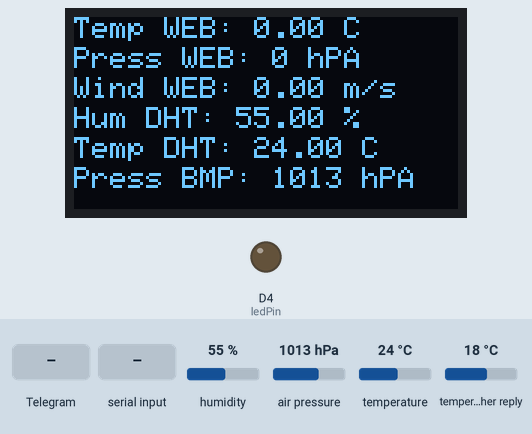
This sketch was run on a simulated ESP8266 (NodeMCU). Shown: 128×64 one-colour display, output pins drawn as LEDs (lit = HIGH). Inputs (shaded band) come from the test bench; at power-on: humidity 55 %, air pressure 1013 hPa, temperature 24 °C, temperature in the weather reply 18 °C. WiFi joins after 1.5 s; servers stay silent unless stated; the local clock reads 2024-03-15 10:24:30 at power-on unless the sketch sets it; web services answer with replies made up by the test bench; what the sketch prints to the serial monitor is not drawn.

Above: at 3.0 s.
3.1 s: Telegram message "/ScreenH" received
At 5.4 s:
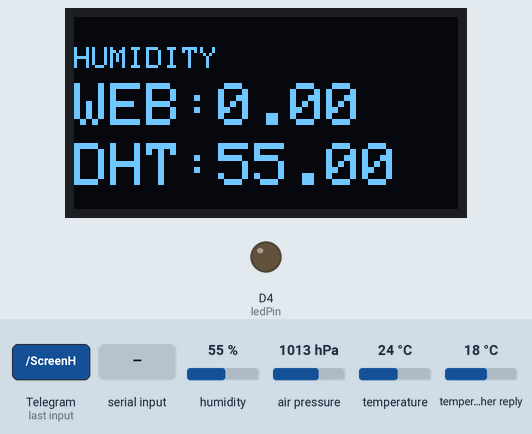
11.7 s: Telegram message "/ScreenT" received
At 13.8 s:
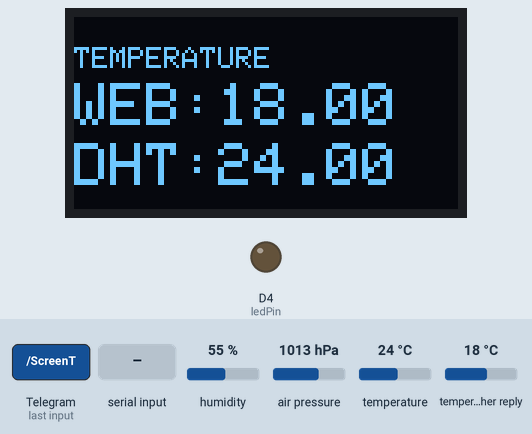
14.1 s: Telegram message "/ScreenP" received
At 16.2 s:
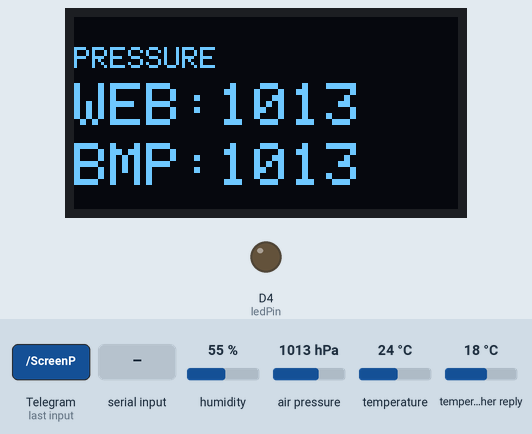
17.3 s: "/start\n" received over the second serial link
At 18.5 s:
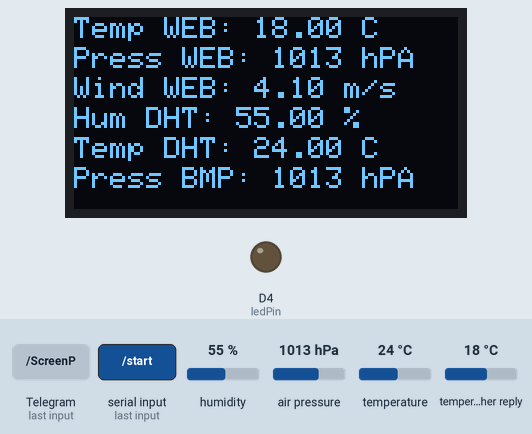
18.8 s: Telegram message "/ScreenW" received
At 20.9 s:
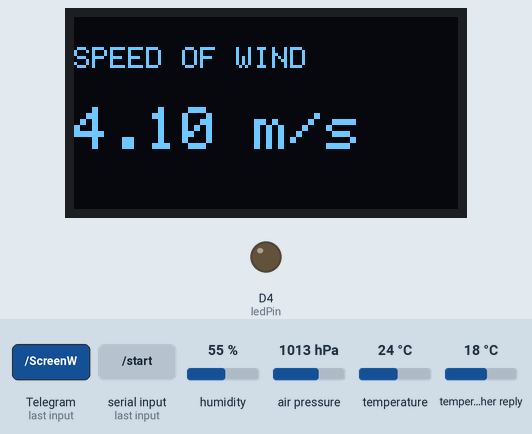
21.8 s: Telegram message "/ScreenAll" received
At 24.6 s:
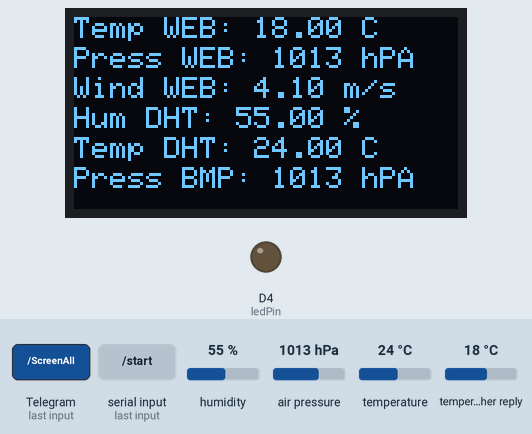
Timing chart, 0 to 26.1 s (numbered marks = the images above; inputs shaded):
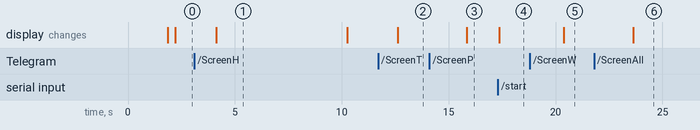

The sketch:

METEOSTATION_WEB8.ino
```cpp
#ifdef ESP32
#include <WiFi.h>
#else
#include <ESP8266WiFi.h>
#endif
#include <Adafruit_BMP085.h>
Adafruit_BMP085 bmp;
#include <ESP8266WiFi.h>
#include <ESP8266HTTPClient.h>
#include <WiFiClient.h>
#include <Arduino_JSON.h>
#include <ArduinoJson.h>
#include "DHT.h"
#include <UniversalTelegramBot.h>
#include <WiFiClientSecure.h>
#include <SoftwareSerial.h>
SoftwareSerial btSerial(D7, D0); // Rx,Tx

#include <SPI.h>
#include <Wire.h>
#include <Adafruit_GFX.h>
#include <Adafruit_SSD1306.h>
#define SCREEN_WIDTH 128 // Ширина OLED-дисплея, в пикселях
#define SCREEN_HEIGHT 64 // Высота OLED-дисплея, в пикселях
#define OLED_RESET     -1 // Сброс контакта # (или -1, если общий контакт сброса Arduino)
#define SCREEN_ADDRESS 0x3C ///< См. техническое описание адрес; 0x3D для 128x64, 0x3C для 128x32
Adafruit_SSD1306 display(SCREEN_WIDTH, SCREEN_HEIGHT, &Wire, OLED_RESET);

float WEB_Temperature;
long WEB_Pressure;
float WEB_Wind;
float WEB_Humidity;
float DHT_Humidity;
float DHT_Temperature;
long BMP_Pressure;

int xx = 0;
#define DHTPIN 12 // Цифровой контакт, подключенный к датчику DHT
#define DHTTYPE DHT11 // DHT 11
DHT dht(DHTPIN, DHTTYPE);


unsigned long previousMillis = 0;  // Задержка

const char* ssid = "Xiaomi_BCD9";
const char* password = "13243546";

// Ваше доменное имя с URL-путем или IP-адрес с путем
String openWeatherMapApiKey = "b7005f3af2b6b7a9b93a3ef0df2a2056";
// Пример:
//String openWeatherMapApiKey = "bd939aa3d23ff33d3c8f5dd1dd4";

// Заменить кодом страны и городом
String city = "Penza";
String countryCode = "";

// THE DEFAULT TIMER IS SET TO 10 SECONDS FOR TESTING PURPOSES
// For a final application, check the API call limits per hour/minute to avoid getting blocked/banned
unsigned long lastTime = 0;
// Timer set to 10 minutes (600000)
//unsigned long timerDelay = 600000;
// Set timer to 10 seconds (10000)
unsigned long timerDelay = 10000;

String jsonBuffer;


// Initialize Telegram BOT
#define BOTtoken "5265517725:AAEarajU2VZxTFAQ_zeY0aByb2Hnbu0qlyU"  // replace this with your bot token

#define CHAT_ID "-769242393"  //replace with your telegram user ID

#ifdef ESP8266
X509List cert(TELEGRAM_CERTIFICATE_ROOT);
#endif

WiFiClientSecure client;
UniversalTelegramBot bot(BOTtoken, client);

// Checks for new messages every 1 second.
int bot_delay = 1000;
unsigned long lastTimeBotRan;

const int ledPin = 2;
bool ledState = LOW;


#define BLYNK_TEMPLATE_ID           "TMPL3os43E7j"
#define BLYNK_DEVICE_NAME           "Quickstart Device"
#define BLYNK_AUTH_TOKEN            "qXdVcW398rK41xLhTlSota8JlxC6LcA6"


// Comment this out to disable prints and save space
#define BLYNK_PRINT Serial


#include <ESP8266WiFi.h>
#include <BlynkSimpleEsp8266.h>

char auth[] = BLYNK_AUTH_TOKEN;

// Your WiFi credentials.
// Set password to "" for open networks.
char ssid_blynk[] = "Xiaomi_BCD9";
char pass_blynk[] = "13243546";

BlynkTimer timer;

// This function is called every time the Virtual Pin 0 state changes
BLYNK_WRITE(V0)
{
  // Set incoming value from pin V0 to a variable
  int value = param.asInt();

  // Update state
  Blynk.virtualWrite(V1, value);
}

// This function is called every time the device is connected to the Blynk.Cloud
BLYNK_CONNECTED()
{
  // Change Web Link Button message to "Congratulations!"
  Blynk.setProperty(V3, "offImageUrl", "https://static-image.nyc3.cdn.digitaloceanspaces.com/general/fte/congratulations.png");
  Blynk.setProperty(V3, "onImageUrl",  "https://static-image.nyc3.cdn.digitaloceanspaces.com/general/fte/congratulations_pressed.png");
  Blynk.setProperty(V3, "url", "https://docs.blynk.io/en/getting-started/what-do-i-need-to-blynk/how-quickstart-device-was-made");
}

// This function sends Arduino's uptime every second to Virtual Pin 2.
void myTimerEvent()
{
  // You can send any value at any time.
  // Please don't send more that 10 values per second.
  Blynk.virtualWrite(V2, millis() / 20000);
}


// Handle what happens when you receive new messages
void handleNewMessages(int numNewMessages) {

  for (int i = 0; i < numNewMessages; i++) {
    // Chat id of the requester
    String chat_id = String(bot.messages[i].chat_id);
    if (chat_id != CHAT_ID) {
      bot.sendMessage(chat_id, "Unauthorized user", "");
      continue;
    }

    // Print the received message
    String user_text = bot.messages[i].text;

    String your_name = bot.messages[i].from_name;

    if (user_text == "/start") {
      String welcome = "Welcome, " + your_name + ".\n";
      welcome += "Use the following commands to control your outputs or check the weather!\n\n";
      welcome += "Send /on to turn GPIO2 ON \n";
      welcome += "Send /off to turn GPIO2 OFF \n";
      welcome += "Send /get_state to request current GPIO state \n";
      welcome += "Send /T to know the temperature \n";
      welcome += "Send /P to know the Pressure \n";
      welcome += "Send /H to know the Humidity \n";
      welcome += "Send /S to know the speed of wind \n";
      welcome += "Send /ScreenAll to know the speed of wind \n";
      welcome += "Send /ScreenT to display the temperature on the screen \n";
      welcome += "Send /ScreenH to display the humidity on the screen \n";
      welcome += "Send /ScreenP to display the pressure on the screen \n";
      welcome += "Send /ScreenW to display the speed of wind \n";
      bot.sendMessage(chat_id, welcome, "");
    }


    if (user_text == "/help") {
      String help = "Здравствуйте! \n";
      help += "Используйте различные команды, для того чтобы управлять устройством или узнать метеоданные.\n\n";
      help += "/T - вывод температуры\n";
      help += "/P - вывод давления\n";
      help += "/H - вывод влажности воздуха\n";
      help += "/S - вывод скорости ветра\n";
      help += "/ScreenAll - отображение на экране устройства всех параметров\n";
      help += "/ScreenT - отображение на экране устройства температуры\n";
      help += "/ScreenH - отображение на экране устройства влажности\n";
      help += "/ScreenP - отображение на экране устройства давления\n";
      help += "/ScreenW - отображение на экране устройства скорости ветра\n";
      bot.sendMessage(chat_id, help, "");
    }

    if (user_text == "/ScreenAll") {
      bot.sendMessage(chat_id, "На экране показываются все значения", "");
      xx = 0;
    }

    if (user_text == "/ScreenT") {
      bot.sendMessage(chat_id, "На экране показывается температура", "");
      xx = 1;
    }

    if (user_text == "/ScreenH") {
      bot.sendMessage(chat_id, "На экране показывается влажность воздуха", "");
      xx = 2;
    }

    if (user_text == "/ScreenP") {
      bot.sendMessage(chat_id, "На экране показывается атмосферное давление", "");
      xx = 3;
    }

    if (user_text == "/ScreenW") {
      bot.sendMessage(chat_id, "На экране показывается скорость ветра", "");
      xx = 4;
    }


    if (user_text == "/Напиши температуру") {
      String readings = get_Temperature();
      bot.sendMessage(chat_id, "Почему всегда я?", "");
      bot.sendMessage(chat_id, readings, "");
    }

    if (user_text == "/Напиши температуру пожалуйста") {
      String readings = get_Temperature();
      bot.sendMessage(chat_id, readings, "");
    }

    if (user_text == "/T") {
      String readings = get_Temperature();
      bot.sendMessage(chat_id, readings, "");
    }

    if (user_text == "/P") {
      String readings = get_Pressure();
      bot.sendMessage(chat_id, readings, "");
    }

    if (user_text == "/H") {
      String readings = get_Humidity();
      bot.sendMessage(chat_id, readings, "");
    }

    if (user_text == "/S") {
      String readings = get_Wind();
      bot.sendMessage(chat_id, readings, "");
    }

    if (user_text == "/on") {
      bot.sendMessage(chat_id, "LED state set to ON", "");
      ledState = LOW;
      digitalWrite(ledPin, ledState);
    }

    if (user_text == "/fat") {
      bot.sendMessage(chat_id, "Ян,смени шрифты", "");
    }

    if (user_text == "/off") {
      bot.sendMessage(chat_id, "LED state is set to OFF", "");
      ledState = HIGH;
      digitalWrite(ledPin, ledState);
    }

    if (user_text == "/get_state") {
      if (digitalRead(ledPin)) {
        bot.sendMessage(chat_id, "LED is ON", "");
      }
      else {
        bot.sendMessage(chat_id, "LED is OFF", "");
      }
    }
  }
}


void setup() {
  //Serial.begin(9600);
 // btSerial.begin(9600);     // bluetooth module baudrate
  dht.begin();

  pinMode(0, INPUT_PULLUP);
  pinMode(A0, INPUT);
  pinMode(14, INPUT_PULLUP);


  Blynk.begin(auth, ssid_blynk, pass_blynk);
  // You can also specify server:
  //Blynk.begin(auth, ssid, pass, "blynk.cloud", 80);
  //Blynk.begin(auth, ssid, pass, IPAddress(192,168,1,100), 8080);

  // Setup a function to be called every second
  timer.setInterval(1000L, myTimerEvent);


  // SSD1306_SWITCHCAPVCC = generate display voltage from 3.3V internally
  if (!display.begin(SSD1306_SWITCHCAPVCC, SCREEN_ADDRESS)) {
    Serial.println(F("SSD1306 allocation failed"));
    for (;;); // Don't proceed, loop forever
  }

  // Show initial display buffer contents on the screen --
  // the library initializes this with an Adafruit splash screen.
  // display.display();
  //delay(2000); // Pause for 2 seconds

  // Clear the buffer
  display.clearDisplay();

  // Draw a single pixel in white
  // display.drawPixel(10, 10, SSD1306_WHITE);

  // Show the display buffer on the screen. You MUST call display() after
  // drawing commands to make them visible on screen!
  //display.display();
  // delay(2000);


  if (!bmp.begin()) {
    //Serial.println("Could not find a valid BMP085 sensor, check wiring!");
    while (1) {}
  }

  WiFi.begin(ssid, password);
  //Serial.println("Connecting");
  while (WiFi.status() != WL_CONNECTED) {
    delay(500);
    Serial.print(".");
  }
  //Serial.println("");
  Serial.print("Connected to WiFi network with IP Address: ");
  //Serial.println(WiFi.localIP());


#ifdef ESP8266
  configTime(0, 0, "pool.ntp.org");      // get UTC time via NTP
  client.setTrustAnchors(&cert); // Add root certificate for api.telegram.org
#endif
  pinMode(ledPin, OUTPUT);
  digitalWrite(ledPin, ledState);
  // Connect to Wi-Fi
  WiFi.mode(WIFI_STA);
  WiFi.begin(ssid, password);
#ifdef ESP32
  client.setCACert(TELEGRAM_CERTIFICATE_ROOT); // Add root certificate for api.telegram.org
#endif
  while (WiFi.status() != WL_CONNECTED) {
    delay(1000);
    Serial.println("Connecting to WiFi..");
  }
  // Print ESP32 Local IP Address
  Serial.println(WiFi.localIP());

}

void loop() {


  Blynk.run();
  timer.run();
  // You can inject your own code or combine it with other sketches.
  // Check other examples on how to communicate with Blynk. Remember
  // to avoid delay() function!
  Blynk.virtualWrite(V4, WEB_Temperature);
  Blynk.virtualWrite(V5, WEB_Humidity);
  Blynk.virtualWrite(V6, WEB_Pressure);
  Blynk.virtualWrite(V7, WEB_Wind);
  Blynk.virtualWrite(V8, DHT_Temperature);
  Blynk.virtualWrite(V9, DHT_Humidity);
  Blynk.virtualWrite(V10, BMP_Pressure);


  if (btSerial.available() > 0) {    // check if bluetooth module sends some data to esp8266
    char data = btSerial.read();  // read the data from HC-05
    xx = data;
    Serial.println(xx);
  }
  //  unsigned long currentMillis = millis();


  if (digitalRead(0) == LOW) {
    xx = xx + 1;
 ///   delay(300);
  }

  switch (xx) {
    case 0:
      disp_all();
      break;
    case 1:
      disp_temp();
      break;
    case 2:
      disp_hum();
      break;
    case 3:
      disp_press();
      break;
    case 4:
      disp_wind();
      break;
  }

  if (xx > 4) {
    xx = 0;
  }
  calculate();

  // Send an HTTP GET request
  if ((millis() - lastTime) > timerDelay) {
    // Check WiFi connection status
    if (WiFi.status() == WL_CONNECTED) {
      String serverPath = "http://api.openweathermap.org/data/2.5/weather?q=" + city + "," + countryCode + "&APPID=" + openWeatherMapApiKey;

      jsonBuffer = httpGETRequest(serverPath.c_str());
      //Serial.println(jsonBuffer);
      JSONVar myObject = JSON.parse(jsonBuffer);

      // JSON.typeof(jsonVar) can be used to get the type of the var
      if (JSON.typeof(myObject) == "undefined") {
        //Serial.println("Parsing input failed!");
        return;
      }

      //Serial.print("JSON object = ");
      //Serial.println(myObject);
      // Serial.print("WEB_Temperature: ");
      //Serial.println(myObject["main"]["temp"]);
      //Serial.print("WEB_Pressure: ");
      //Serial.println(myObject["main"]["pressure"]);
      //Serial.print("WEB_Humidity: ");
      //Serial.println(myObject["main"]["humidity"]);
      //Serial.print("WEB_Wind Speed: ");
      //Serial.println(myObject["wind"]["speed"]);

      String WWEB_Temperature = JSON.stringify(myObject["main"]["temp"]);
      float Kelvin = 273.15;
      WEB_Temperature = (WWEB_Temperature.toFloat() - Kelvin);

      String WWEB_Pressure = JSON.stringify(myObject["main"]["pressure"]);
      WEB_Pressure = WWEB_Pressure.toFloat();

      String WWEB_Humidity = JSON.stringify(myObject["main"]["humidity"]);
      WEB_Humidity = WWEB_Humidity.toFloat();

      String WWEB_Wind = JSON.stringify(myObject["wind"]["speed"]);
      WEB_Wind = WWEB_Wind.toFloat();
    }
    else {
      //Serial.println("WiFi Disconnected");
    }
    lastTime = millis();
  }


  if (millis() > lastTimeBotRan + bot_delay)  {
    int numNewMessages = bot.getUpdates(bot.last_message_received + 1);

    while (numNewMessages) {
      //Serial.println("Got Response!");
      handleNewMessages(numNewMessages);
      numNewMessages = bot.getUpdates(bot.last_message_received + 1);
    }
    lastTimeBotRan = millis();
  }

}

String httpGETRequest(const char* serverName) {
  WiFiClient client;
  HTTPClient http;

  // Your IP address with path or Domain name with URL path
  http.begin(client, serverName);

  // Send HTTP POST request
  int httpResponseCode = http.GET();

  String payload = "{}";

  if (httpResponseCode > 0) {
    //Serial.print("HTTP Response code: ");
    //Serial.println(httpResponseCode);
    payload = http.getString();
  }
  else {
    //Serial.print("Error code: ");
    //Serial.println(httpResponseCode);
  }
  // Free resources
  http.end();

  return payload;


}

void calculate() {
  DHT_Humidity = dht.readHumidity();
  DHT_Temperature = dht.readTemperature();
  BMP_Pressure = (bmp.readPressure()) / 100;
  // Serial.println(bmp.readPressure());
}

String get_Temperature() {
  String message = "Температура на DHT: " + String(DHT_Temperature) + " ºC \n";
  message += "Температура OpenWeather.com: " + String (WEB_Temperature) + " ºC \n";
  return message;
}

String get_Pressure() {
  String message = "Давление на BMP: " + String(BMP_Pressure) + " hPA \n";
  message += "Давление OpenWeather.com: " + String (WEB_Pressure) + " hPA \n";
  return message;
}

String get_Humidity() {
  String message = "Влажность на DHT: " + String(DHT_Humidity) + " % \n";
  message += "Влажность OpenWeather.com: " + String (WEB_Humidity) + " % \n";
  return message;
}

String get_Wind() {
  String message = "Скорость ветра OpenWeather.com " + String(WEB_Wind) + " м/c \n";
  return message;
}

/*void displ() {
  String Hum_DHT =   "Hum DHT:     " + String(DHT_Humidity) + " % \n";
  String Temp_DHT =  "Temp DHT:   " + String(DHT_Temperature) + " ºC \n";
  String BMP_Press = "Press BMP:   " + String(bmp.readPressure()) + " hPA \n";
  String WEB_Hum =   "Press WEB:  " + String(WEB_Pressure) + " hPA \n";
  String WEB_Win =   "Wind WEB:   " + String(WEB_Wind) + " m/s \n";
  String WEB_Temp =  "Temp WEB:  " + String(WEB_Temperature) + " ºC \n";

  display.clear(); // Очищаем экран
  display.setFont(ArialMT_Plain_10);
  display.drawString(0, 0, WEB_Temp);
  display.setFont(ArialMT_Plain_10);
  display.drawString(0, 10, WEB_Hum);
  display.setFont(ArialMT_Plain_10);
  display.drawString(0, 20, WEB_Win);
  display.setFont(ArialMT_Plain_10);
  display.drawString(0, 30, Temp_DHT);
  display.setFont(ArialMT_Plain_10);
  display.drawString(0, 40, Hum_DHT);
  display.setFont(ArialMT_Plain_10);
  display.drawString(0, 50, BMP_Press);
  display.display(); // Выводим на экран
  }*/

void disp_all() {
  String WEB_Temp =  "Temp WEB: " + String(WEB_Temperature) + " C \n";
  String WEB_Press =   "Press WEB: " + String(WEB_Pressure) + " hPA \n";
  String WEB_Win =   "Wind WEB: " + String(WEB_Wind) + " m/s \n";
  String Hum_DHT =   "Hum DHT: " + String(DHT_Humidity) + " % \n";
  String Temp_DHT =  "Temp DHT: " + String(DHT_Temperature) + " C \n";
  String BMP_Press = "Press BMP: " + String(BMP_Pressure) + " hPA \n";


  display.clearDisplay();
  display.setTextSize(1);             // Normal 1:1 pixel scale
  display.setTextColor(SSD1306_WHITE);        // Draw white text
  display.setCursor(0, 0);            // Start at top-left corner
  display.println(WEB_Temp);


  display.setTextSize(1);             // Normal 1:1 pixel scale
  display.setTextColor(SSD1306_WHITE);        // Draw white text
  display.setCursor(0, 10);            // Start at top-left corner
  display.println(WEB_Press);


  display.setTextSize(1);             // Normal 1:1 pixel scale
  display.setTextColor(SSD1306_WHITE);        // Draw white text
  display.setCursor(0, 20);            // Start at top-left corner
  display.println(WEB_Win);


  display.setTextSize(1);             // Normal 1:1 pixel scale
  display.setTextColor(SSD1306_WHITE);        // Draw white text
  display.setCursor(0, 30);            // Start at top-left corner
  display.println(Hum_DHT);

  display.setTextSize(1);             // Normal 1:1 pixel scale
  display.setTextColor(SSD1306_WHITE);        // Draw white text
  display.setCursor(0, 40);            // Start at top-left corner
  display.println(Temp_DHT);

  display.setTextSize(1);             // Normal 1:1 pixel scale
  display.setTextColor(SSD1306_WHITE);        // Draw white text
  display.setCursor(0, 50);            // Start at top-left corner
  display.println(BMP_Press);

  display.display();
}

void disp_temp() {
  String WEB_Temp =  "WEB:" + String(WEB_Temperature) + " \n";
  String Temp_DHT =  "DHT:" + String(DHT_Temperature) + " \n";

  display.clearDisplay();
  display.setTextSize(1);             // Normal 1:1 pixel scale
  display.setTextColor(SSD1306_WHITE);        // Draw white text
  display.setCursor(0, 10);            // Start at top-left corner
  display.println("TEMPERATURE");

  display.setTextSize(2);             // Normal 1:1 pixel scale
  display.setTextColor(SSD1306_WHITE);        // Draw white text
  display.setCursor(0, 22);            // Start at top-left corner
  display.println(WEB_Temp);

  display.setTextSize(2);             // Normal 1:1 pixel scale
  display.setTextColor(SSD1306_WHITE);        // Draw white text
  display.setCursor(0, 42);            // Start at top-left corner
  display.println(Temp_DHT);

  display.display();
}

void disp_hum() {
  String WEB_Hum =   "WEB:" + String(WEB_Humidity) + "\n";
  String Hum_DHT =   "DHT:" + String(DHT_Humidity) + "\n";

  display.clearDisplay();
  display.setTextSize(1);             // Normal 1:1 pixel scale
  display.setTextColor(SSD1306_WHITE);        // Draw white text
  display.setCursor(0, 10);            // Start at top-left corner
  display.println("HUMIDITY");

  display.setTextSize(2);             // Normal 1:1 pixel scale
  display.setTextColor(SSD1306_WHITE);        // Draw white text
  display.setCursor(0, 22);            // Start at top-left corner
  display.println(WEB_Hum);

  display.setTextSize(2);             // Normal 1:1 pixel scale
  display.setTextColor(SSD1306_WHITE);        // Draw white text
  display.setCursor(0, 42);            // Start at top-left corner
  display.println(Hum_DHT);

  display.display();
}

void disp_press() {
  String WEB_Press =   "WEB:" + String(WEB_Pressure) + "\n";
  String BMP_Press = "BMP:" + String(BMP_Pressure) + "\n";

  display.clearDisplay();
  display.setTextSize(1);             // Normal 1:1 pixel scale
  display.setTextColor(SSD1306_WHITE);        // Draw white text
  display.setCursor(0, 10);            // Start at top-left corner
  display.println("PRESSURE");

  display.setTextSize(2);             // Normal 1:1 pixel scale
  display.setTextColor(SSD1306_WHITE);        // Draw white text
  display.setCursor(0, 22);            // Start at top-left corner
  display.println(WEB_Press);

  display.setTextSize(2);             // Normal 1:1 pixel scale
  display.setTextColor(SSD1306_WHITE);        // Draw white text
  display.setCursor(0, 42);            // Start at top-left corner
  display.println(BMP_Press);

  display.display();
}

void disp_wind() {
  String WEB_Win = String(WEB_Wind) + " m/s\n";

  display.clearDisplay();
  display.setTextSize(1);             // Normal 1:1 pixel scale
  display.setTextColor(SSD1306_WHITE);        // Draw white text
  display.setCursor(0, 10);            // Start at top-left corner
  display.println("SPEED OF WIND");

  display.setTextSize(2);             // Normal 1:1 pixel scale
  display.setTextColor(SSD1306_WHITE);        // Draw white text
  display.setCursor(0, 30);            // Start at top-left corner
  display.println(WEB_Win);

  display.display();
}
```

Measured:
- after the input at 3.1 s, the display: changes after 1.0 s (image 1)
- after the input at 11.7 s, the display: changes after 0.93 s (image 2)
- after the input at 14.1 s, the display: changes after 1.8 s (image 3)
- after the input at 17.3 s, the display: changes after 0.06 s (image 4)
- after the input at 18.8 s, the display: changes after 1.6 s (image 5)
- after the input at 21.8 s, the display: changes after 1.8 s (image 6)
- what the display in image 1 shows lasts 6.1 s, from 4.1 s to 10.2 s
